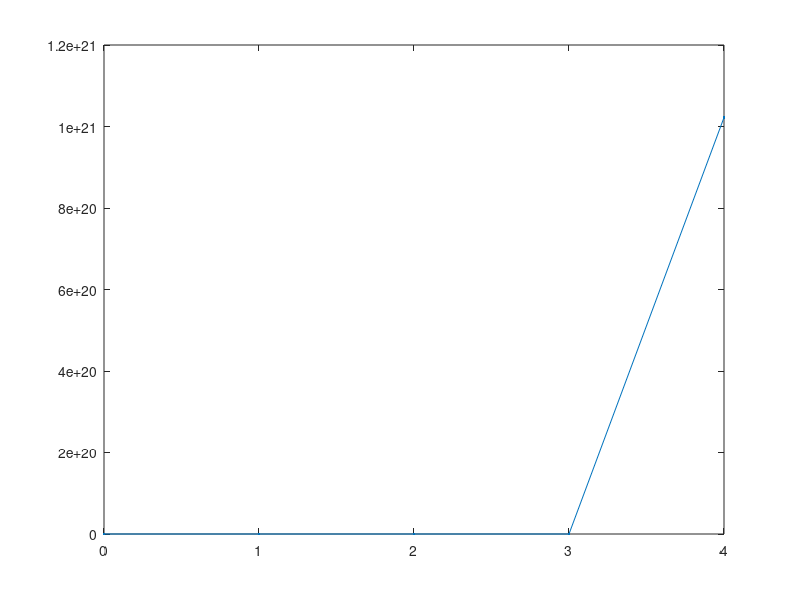

Write MATLAB code to recreate this figure.
%
% Taylor's series second order method 
% Allen Spain
%

function Taylor

f = @(t,x) 1 + t + x^2;

ff = @(t,x) 1 + 2*x + 2*x*t + 2*x^3;

time = 4;
h = 1;
t(1) = 0;
x(1) = 1;

for i=1:time
  x(i+1) = x(i) + h*f(t(i),x(i)) + h^2*ff(t(i),x(i))/2;
  t(i+1) = t(i) + h;
  if (i == 1)
      fprintf('index:%i %i\n', 0 , 1)
  end
  fprintf('index:%i %i\n',i,x(i+1))
end

plot(t,x,'.-');
savefig('./latex/docs/euler.fig')
